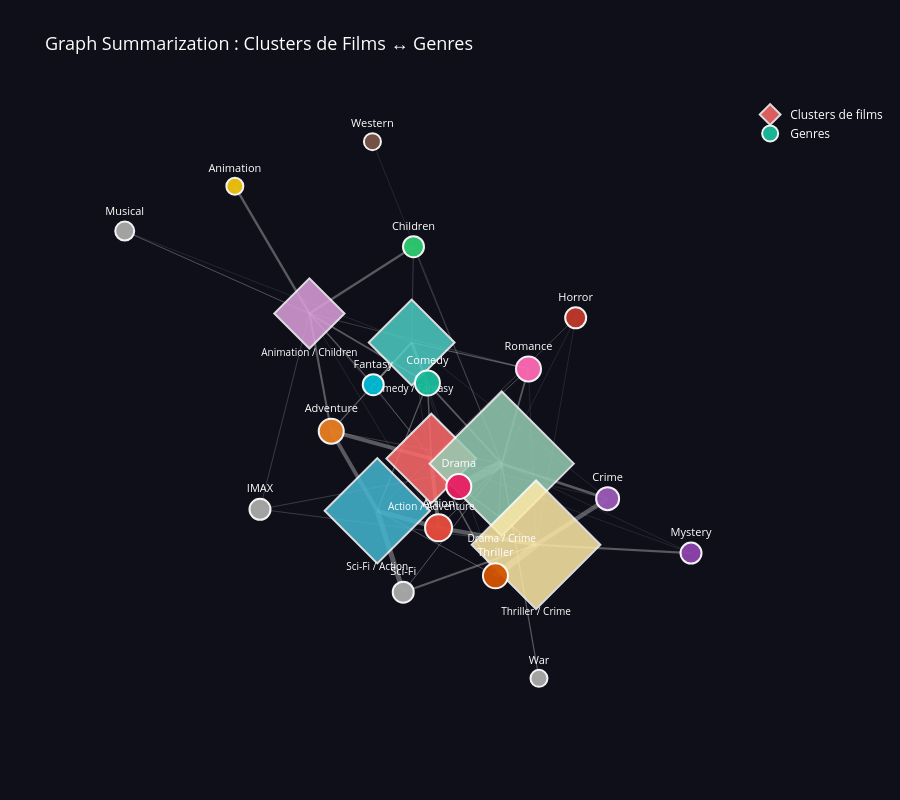

Notebook source saved alongside this figure:
### Code cell
genre_matrix = mlb.fit_transform(
    df_sample['genres'].str.split('|')
)

N_CLUSTERS = 6  
km = KMeans(n_clusters=N_CLUSTERS, random_state=42, n_init=10)
df_sample['cluster'] = km.fit_predict(genre_matrix)

# Nommer chaque cluster par ses genres dominants
def cluster_label(cluster_id):
    films_in_cluster = df_sample[df_sample['cluster'] == cluster_id]
    all_genres = films_in_cluster['genres'].str.split('|').explode()
    top_genres = all_genres.value_counts().head(2).index.tolist()
    return ' / '.join(top_genres)

cluster_names = {i: cluster_label(i) for i in range(N_CLUSTERS)}

G_summary = nx.Graph()

for cluster_id in range(N_CLUSTERS):
    films_in_cluster = df_sample[df_sample['cluster'] == cluster_id]
    avg_rating = round(films_in_cluster['mean_rating'].mean(), 2)
    
    G_summary.add_node(f"cluster_{cluster_id}",
                       type='cluster',
                       label=cluster_names[cluster_id],
                       size=len(films_in_cluster),
                       avg_rating=avg_rating,
                       films=films_in_cluster['title'].tolist())

for genre in genre_nodes:
    G_summary.add_node(genre, type='genre', title=genre)

for cluster_id in range(N_CLUSTERS):
    films_in_cluster = df_sample[df_sample['cluster'] == cluster_id]
    genre_counts = (films_in_cluster['genres']
                    .str.split('|').explode()
                    .value_counts())
    
    for genre, count in genre_counts.items():
        if genre in G_summary.nodes:
            G_summary.add_edge(f"cluster_{cluster_id}", genre, weight=count)

pos_summary = nx.spring_layout(G_summary, seed=42, k=1.2)

cluster_colors = ['#FF6B6B','#4ECDC4','#45B7D1','#96CEB4','#FFEAA7','#DDA0DD']

edge_traces_summary = []
for u, v, data in G_summary.edges(data=True):
    x0, y0 = pos_summary[u]
    x1, y1 = pos_summary[v]
    edge_traces_summary.append(go.Scatter(
        x=[x0, x1, None], y=[y0, y1, None],
        mode='lines',
        line=dict(width=data['weight'] * 0.3, color='rgba(200,200,200,0.4)'),
        hoverinfo='none',
        showlegend=False
    ))

cluster_nodes_list = [n for n, d in G_summary.nodes(data=True) if d['type'] == 'cluster']
cx, cy, c_text, c_hover, c_sizes, c_colors = [], [], [], [], [], []

for i, node in enumerate(cluster_nodes_list):
    x, y = pos_summary[node]
    d = G_summary.nodes[node]
    cx.append(x)
    cy.append(y)
    c_text.append(d['label'])
    c_sizes.append(30 + d['size'] * 3)
    c_colors.append(cluster_colors[i % len(cluster_colors)])
    
    films_preview = '<br>'.join([f"• {f}" for f in d['films'][:5]])
    c_hover.append(
        f"<b>Cluster : {d['label']}</b><br>"
        f"Nombre de films : {d['size']}<br>"
        f"Rating moyen : {d['avg_rating']}<br><br>"
        f"Films (extrait) :<br>{films_preview}"
    )

cluster_trace_summary = go.Scatter(
    x=cx, y=cy,
    mode='markers+text',
    name='Clusters de films',
    text=c_text,
    textposition='bottom center',
    textfont=dict(size=10, color='white'),
    hovertext=c_hover,
    hoverinfo='text',
    marker=dict(size=c_sizes, color=c_colors, opacity=0.85,
                line=dict(width=2, color='white'),
                symbol='diamond')  
)

# Noeuds genres (identiques à avant)
gx, gy, g_text, g_hover, g_colors_s = [], [], [], [], []
genre_nodes_summary = [n for n, d in G_summary.nodes(data=True) if d['type'] == 'genre']

for node in genre_nodes_summary:
    x, y = pos_summary[node]
    gx.append(x)
    gy.append(y)
    g_text.append(node)
    g_colors_s.append(genre_colors.get(node, '#aaaaaa'))
    g_hover.append(f"<b>Genre : {node}</b><br>Connexions : {G_summary.degree(node)}")

genre_trace_summary = go.Scatter(
    x=gx, y=gy,
    mode='markers+text',
    name='Genres',
    text=g_text,
    textposition='top center',
    textfont=dict(size=11, color='white'),
    hovertext=g_hover,
    hoverinfo='text',
    marker=dict(
        size=[15 + G_summary.degree(n) * 2 for n in genre_nodes_summary],
        color=g_colors_s, opacity=0.95,
        line=dict(width=2, color='white')
    )
)

fig_summary = go.Figure(
    data=edge_traces_summary + [cluster_trace_summary, genre_trace_summary],
    layout=go.Layout(
        title=dict(text='Graph Summarization : Clusters de Films ↔ Genres',
                   font=dict(size=18, color='white')),
        plot_bgcolor='#0f0f1a',
        paper_bgcolor='#0f0f1a',
        font=dict(color='white'),
        height=800,
        hovermode='closest',
        showlegend=True,
        xaxis=dict(showgrid=False, zeroline=False, showticklabels=False),
        yaxis=dict(showgrid=False, zeroline=False, showticklabels=False),
    )
)

fig_summary.show()

### Figure 1 — Plotly figure (JSON) as saved in the notebook; plotly's stock layout.template omitted (floating-point values rounded to 4 significant figures)
{"data": [{"hoverinfo": "none", "line": {"color": "rgba(200,200,200,0.4)", "width": 3.9}, "mode": "lines", "showlegend": false, "type": "scatter", "x": [0.00954, 0.03039, null], "y": [-0.1234, -0.3689, null]}, {"hoverinfo": "none", "line": {"color": "rgba(200,200,200,0.4)", "width": 3.9}, "mode": "lines", "showlegend": false, "type": "scatter", "x": [0.00954, -0.2772, null], "y": [-0.1234, -0.02623, null]}, {"hoverinfo": "none", "line": {"color": "rgba(200,200,200,0.4)", "width": 1.5}, "mode": "lines", "showlegend": false, "type": "scatter", "x": [0.00954, -0.001421, null], "y": [-0.1234, 0.1443, null]}, {"hoverinfo": "none", "line": {"color": "rgba(200,200,200,0.4)", "width": 1.5}, "mode": "lines", "showlegend": false, "type": "scatter", "x": [0.00954, 0.1935, null], "y": [-0.1234, -0.5387, null]}, {"hoverinfo": "none", "line": {"color": "rgba(200,200,200,0.4)", "width": 0.9}, "mode": "lines", "showlegend": false, "type": "scatter", "x": [0.00954, -0.1568, null], "y": [-0.1234, 0.1386, null]}, {"hoverinfo": "none", "line": {"color": "rgba(200,200,200,0.4)", "width": 0.9}, "mode": "lines", "showlegend": false, "type": "scatter", "x": [0.00954, 0.2882, null], "y": [-0.1234, 0.1944, null]}, {"hoverinfo": "none", "line": {"color": "rgba(200,200,200,0.4)", "width": 0.6}, "mode": "lines", "showlegend": false, "type": "scatter", "x": [0.00954, 0.08852, null], "y": [-0.1234, -0.2225, null]}, {"hoverinfo": "none", "line": {"color": "rgba(200,200,200,0.4)", "width": 0.3}, "mode": "lines", "showlegend": false, "type": "scatter", "x": [0.00954, 0.7541, null], "y": [-0.1234, -0.4583, null]}, {"hoverinfo": "none", "line": {"color": "rgba(200,200,200,0.4)", "width": 0.3}, "mode": "lines", "showlegend": false, "type": "scatter", "x": [0.00954, 0.515, null], "y": [-0.1234, -0.2654, null]}, {"hoverinfo": "none", "line": {"color": "rgba(200,200,200,0.4)", "width": 3}, "mode": "lines", "showlegend": false, "type": "scatter", "x": [-0.04664, -0.001421, null], "y": [0.2881, 0.1443, null]}, {"hoverinfo": "none", "line": {"color": "rgba(200,200,200,0.4)", "width": 2.1}, "mode": "lines", "showlegend": false, "type": "scatter", "x": [-0.04664, -0.1568, null], "y": [0.2881, 0.1386, null]}, {"hoverinfo": "none", "line": {"color": "rgba(200,200,200,0.4)", "width": 1.2}, "mode": "lines", "showlegend": false, "type": "scatter", "x": [-0.04664, -0.2772, null], "y": [0.2881, -0.02623, null]}, {"hoverinfo": "none", "line": {"color": "rgba(200,200,200,0.4)", "width": 1.2}, "mode": "lines", "showlegend": false, "type": "scatter", "x": [-0.04664, 0.2882, null], "y": [0.2881, 0.1944, null]}, {"hoverinfo": "none", "line": {"color": "rgba(200,200,200,0.4)", "width": 0.6}, "mode": "lines", "showlegend": false, "type": "scatter", "x": [-0.04664, -0.04142, null], "y": [0.2881, 0.6276, null]}, {"hoverinfo": "none", "line": {"color": "rgba(200,200,200,0.4)", "width": 0.3}, "mode": "lines", "showlegend": false, "type": "scatter", "x": [-0.04664, 0.03039, null], "y": [0.2881, -0.3689, null]}, {"hoverinfo": "none", "line": {"color": "rgba(200,200,200,0.4)", "width": 0.3}, "mode": "lines", "showlegend": false, "type": "scatter", "x": [-0.04664, 0.515, null], "y": [0.2881, -0.2654, null]}, {"hoverinfo": "none", "line": {"color": "rgba(200,200,200,0.4)", "width": 0.3}, "mode": "lines", "showlegend": false, "type": "scatter", "x": [-0.04664, -0.8691, null], "y": [0.2881, 0.683, null]}, {"hoverinfo": "none", "line": {"color": "rgba(200,200,200,0.4)", "width": 0.3}, "mode": "lines", "showlegend": false, "type": "scatter", "x": [-0.04664, 0.08852, null], "y": [0.2881, -0.2225, null]}, {"hoverinfo": "none", "line": {"color": "rgba(200,200,200,0.4)", "width": 0.3}, "mode": "lines", "showlegend": false, "type": "scatter", "x": [-0.04664, 0.1935, null], "y": [0.2881, -0.5387, null]}, {"hoverinfo": "none", "line": {"color": "rgba(200,200,200,0.4)", "width": 5.1}, "mode": "lines", "showlegend": false, "type": "scatter", "x": [-0.1452, -0.07081, null], "y": [-0.3084, -0.5969, null]}, {"hoverinfo": "none", "line": {"color": "rgba(200,200,200,0.4)", "width": 4.5}, "mode": "lines", "showlegend": false, "type": "scatter", "x": [-0.1452, 0.03039, null], "y": [-0.3084, -0.3689, null]}, {"hoverinfo": "none", "line": {"color": "rgba(200,200,200,0.4)", "width": 3.9}, "mode": "lines", "showlegend": false, "type": "scatter", "x": [-0.1452, -0.2772, null], "y": [-0.3084, -0.02623, null]}, {"hoverinfo": "none", "line": {"color": "rgba(200,200,200,0.4)", "width": 1.2}, "mode": "lines", "showlegend": false, "type": "scatter", "x": [-0.1452, -0.001421, null], "y": [-0.3084, 0.1443, null]}, {"hoverinfo": "none", "line": {"color": "rgba(200,200,200,0.4)", "width": 0.9}, "mode": "lines", "showlegend": false, "type": "scatter", "x": [-0.1452, 0.1935, null], "y": [-0.3084, -0.5387, null]}, {"hoverinfo": "none", "line": {"color": "rgba(200,200,200,0.4)", "width": 0.6}, "mode": "lines", "showlegend": false, "type": "scatter", "x": [-0.1452, 0.4234, null], "y": [-0.3084, 0.3757, null]}, {"hoverinfo": "none", "line": {"color": "rgba(200,200,200,0.4)", "width": 8.1}, "mode": "lines", "showlegend": false, "type": "scatter", "x": [0.2114, 0.08852, null], "y": [-0.1413, -0.2225, null]}, {"hoverinfo": "none", "line": {"color": "rgba(200,200,200,0.4)", "width": 2.7}, "mode": "lines", "showlegend": false, "type": "scatter", "x": [0.2114, 0.515, null], "y": [-0.1413, -0.2654, null]}, {"hoverinfo": "none", "line": {"color": "rgba(200,200,200,0.4)", "width": 1.8}, "mode": "lines", "showlegend": false, "type": "scatter", "x": [0.2114, -0.001421, null], "y": [-0.1413, 0.1443, null]}, {"hoverinfo": "none", "line": {"color": "rgba(200,200,200,0.4)", "width": 1.8}, "mode": "lines", "showlegend": false, "type": "scatter", "x": [0.2114, 0.2882, null], "y": [-0.1413, 0.1944, null]}, {"hoverinfo": "none", "line": {"color": "rgba(200,200,200,0.4)", "width": 1.2}, "mode": "lines", "showlegend": false, "type": "scatter", "x": [0.2114, 0.3183, null], "y": [-0.1413, -0.9023, null]}, {"hoverinfo": "none", "line": {"color": "rgba(200,200,200,0.4)", "width": 0.9}, "mode": "lines", "showlegend": false, "type": "scatter", "x": [0.2114, 0.03039, null], "y": [-0.1413, -0.3689, null]}, {"hoverinfo": "none", "line": {"color": "rgba(200,200,200,0.4)", "width": 0.9}, "mode": "lines", "showlegend": false, "type": "scatter", "x": [0.2114, -0.07081, null], "y": [-0.1413, -0.5969, null]}, {"hoverinfo": "none", "line": {"color": "rgba(200,200,200,0.4)", "width": 0.6}, "mode": "lines", "showlegend": false, "type": "scatter", "x": [0.2114, 0.1935, null], "y": [-0.1413, -0.5387, null]}, {"hoverinfo": "none", "line": {"color": "rgba(200,200,200,0.4)", "width": 0.6}, "mode": "lines", "showlegend": false, "type": "scatter", "x": [0.2114, -0.2772, null], "y": [-0.1413, -0.02623, null]}, {"hoverinfo": "none", "line": {"color": "rgba(200,200,200,0.4)", "width": 0.6}, "mode": "lines", "showlegend": false, "type": "scatter", "x": [0.2114, -0.4814, null], "y": [-0.1413, -0.303, null]}, {"hoverinfo": "none", "line": {"color": "rgba(200,200,200,0.4)", "width": 0.6}, "mode": "lines", "showlegend": false, "type": "scatter", "x": [0.2114, -0.04142, null], "y": [-0.1413, 0.6276, null]}, {"hoverinfo": "none", "line": {"color": "rgba(200,200,200,0.4)", "width": 0.3}, "mode": "lines", "showlegend": false, "type": "scatter", "x": [0.2114, 0.4234, null], "y": [-0.1413, 0.3757, null]}, {"hoverinfo": "none", "line": {"color": "rgba(200,200,200,0.4)", "width": 0.3}, "mode": "lines", "showlegend": false, "type": "scatter", "x": [0.2114, 0.7541, null], "y": [-0.1413, -0.4583, null]}, {"hoverinfo": "none", "line": {"color": "rgba(200,200,200,0.4)", "width": 0.3}, "mode": "lines", "showlegend": false, "type": "scatter", "x": [0.2114, -0.1591, null], "y": [-0.1413, 1.0, null]}, {"hoverinfo": "none", "line": {"color": "rgba(200,200,200,0.4)", "width": 6.6}, "mode": "lines", "showlegend": false, "type": "scatter", "x": [0.3098, 0.1935, null], "y": [-0.4289, -0.5387, null]}, {"hoverinfo": "none", "line": {"color": "rgba(200,200,200,0.4)", "width": 4.5}, "mode": "lines", "showlegend": false, "type": "scatter", "x": [0.3098, 0.515, null], "y": [-0.4289, -0.2654, null]}, {"hoverinfo": "none", "line": {"color": "rgba(200,200,200,0.4)", "width": 4.2}, "mode": "lines", "showlegend": false, "type": "scatter", "x": [0.3098, 0.03039, null], "y": [-0.4289, -0.3689, null]}, {"hoverinfo": "none", "line": {"color": "rgba(200,200,200,0.4)", "width": 2.1}, "mode": "lines", "showlegend": false, "type": "scatter", "x": [0.3098, -0.07081, null], "y": [-0.4289, -0.5969, null]}, {"hoverinfo": "none", "line": {"color": "rgba(200,200,200,0.4)", "width": 2.1}, "mode": "lines", "showlegend": false, "type": "scatter", "x": [0.3098, 0.7541, null], "y": [-0.4289, -0.4583, null]}, {"hoverinfo": "none", "line": {"color": "rgba(200,200,200,0.4)", "width": 1.2}, "mode": "lines", "showlegend": false, "type": "scatter", "x": [0.3098, 0.08852, null], "y": [-0.4289, -0.2225, null]}, {"hoverinfo": "none", "line": {"color": "rgba(200,200,200,0.4)", "width": 0.6}, "mode": "lines", "showlegend": false, "type": "scatter", "x": [0.3098, -0.4814, null], "y": [-0.4289, -0.303, null]}, {"hoverinfo": "none", "line": {"color": "rgba(200,200,200,0.4)", "width": 0.3}, "mode": "lines", "showlegend": false, "type": "scatter", "x": [0.3098, 0.4234, null], "y": [-0.4289, 0.3757, null]}, {"hoverinfo": "none", "line": {"color": "rgba(200,200,200,0.4)", "width": 0.3}, "mode": "lines", "showlegend": false, "type": "scatter", "x": [0.3098, 0.2882, null], "y": [-0.4289, 0.1944, null]}, {"hoverinfo": "none", "line": {"color": "rgba(200,200,200,0.4)", "width": 2.4}, "mode": "lines", "showlegend": false, "type": "scatter", "x": [-0.3398, -0.5535, null], "y": [0.3911, 0.8418, null]}, {"hoverinfo": "none", "line": {"color": "rgba(200,200,200,0.4)", "width": 2.4}, "mode": "lines", "showlegend": false, "type": "scatter", "x": [-0.3398, -0.04142, null], "y": [0.3911, 0.6276, null]}, {"hoverinfo": "none", "line": {"color": "rgba(200,200,200,0.4)", "width": 2.1}, "mode": "lines", "showlegend": false, "type": "scatter", "x": [-0.3398, -0.2772, null], "y": [0.3911, -0.02623, null]}, {"hoverinfo": "none", "line": {"color": "rgba(200,200,200,0.4)", "width": 1.8}, "mode": "lines", "showlegend": false, "type": "scatter", "x": [-0.3398, -0.001421, null], "y": [0.3911, 0.1443, null]}, {"hoverinfo": "none", "line": {"color": "rgba(200,200,200,0.4)", "width": 1.2}, "mode": "lines", "showlegend": false, "type": "scatter", "x": [-0.3398, -0.1568, null], "y": [0.3911, 0.1386, null]}, {"hoverinfo": "none", "line": {"color": "rgba(200,200,200,0.4)", "width": 0.9}, "mode": "lines", "showlegend": false, "type": "scatter", "x": [-0.3398, -0.8691, null], "y": [0.3911, 0.683, null]}, {"hoverinfo": "none", "line": {"color": "rgba(200,200,200,0.4)", "width": 0.6}, "mode": "lines", "showlegend": false, "type": "scatter", "x": [-0.3398, -0.4814, null], "y": [0.3911, -0.303, null]}, {"hoverinfo": "none", "line": {"color": "rgba(200,200,200,0.4)", "width": 0.6}, "mode": "lines", "showlegend": false, "type": "scatter", "x": [-0.3398, 0.2882, null], "y": [0.3911, 0.1944, null]}, {"hoverinfo": "none", "line": {"color": "rgba(200,200,200,0.4)", "width": 0.3}, "mode": "lines", "showlegend": false, "type": "scatter", "x": [-0.3398, 0.08852, null], "y": [0.3911, -0.2225, null]}, {"hoverinfo": "none", "line": {"color": "rgba(200,200,200,0.4)", "width": 0.3}, "mode": "lines", "showlegend": false, "type": "scatter", "x": [-0.3398, 0.03039, null], "y": [0.3911, -0.3689, null]}, {"hoverinfo": "text", "hovertext": ["<b>Cluster : Action / Adventure</b><br>Nombre de films : 13<br>Rating moyen : 3.69<br><br>Films (extrait) :<br>• Raiders of the Lost Ark (Indiana Jones and the Raiders of the Lost Ark) (1981)<br>• Lord of the Rings: The Return of the King, The (2003)<br>• True Lies (1994)<br>• Gladiator (2000)<br>• Mission: Impossible (1996)", "<b>Cluster : Comedy / Fantasy</b><br>Nombre de films : 12<br>Rating moyen : 3.62<br><br>Films (extrait) :<br>• Lord of the Rings: The Fellowship of the Ring, The (2001)<br>• Lord of the Rings: The Two Towers, The (2002)<br>• Ace Ventura: Pet Detective (1994)<br>• Mask, The (1994)<br>• Groundhog Day (1993)", "<b>Cluster : Sci-Fi / Action</b><br>Nombre de films : 17<br>Rating moyen : 3.73<br><br>Films (extrait) :<br>• Star Wars: Episode IV - A New Hope (1977)<br>• Jurassic Park (1993)<br>• Terminator 2: Judgment Day (1991)<br>• Star Wars: Episode V - The Empire Strikes Back (1980)<br>• Independence Day (a.k.a. ID4) (1996)", "<b>Cluster : Drama / Crime</b><br>Nombre de films : 27<br>Rating moyen : 4.01<br><br>Films (extrait) :<br>• Forrest Gump (1994)<br>• Shawshank Redemption, The (1994)<br>• Pulp Fiction (1994)<br>• Braveheart (1995)<br>• Schindler's List (1993)", "<b>Cluster : Thriller / Crime</b><br>Nombre de films : 23<br>Rating moyen : 3.91<br><br>Films (extrait) :<br>• Silence of the Lambs, The (1991)<br>• Matrix, The (1999)<br>• Fight Club (1999)<br>• Usual Suspects, The (1995)<br>• Seven (a.k.a. Se7en) (1995)", "<b>Cluster : Animation / Children</b><br>Nombre de films : 8<br>Rating moyen : 3.87<br><br>Films (extrait) :<br>• Toy Story (1995)<br>• Aladdin (1992)<br>• Lion King, The (1994)<br>• Shrek (2001)<br>• Beauty and the Beast (1991)"], "marker": {"color": ["#FF6B6B", "#4ECDC4", "#45B7D1", "#96CEB4", "#FFEAA7", "#DDA0DD"], "line": {"color": "white", "width": 2}, "opacity": 0.85, "size": [69, 66, 81, 111, 99, 54], "symbol": "diamond"}, "mode": "markers+text", "name": "Clusters de films", "text": ["Action / Adventure", "Comedy / Fantasy", "Sci-Fi / Action", "Drama / Crime", "Thriller / Crime", "Animation / Children"], "textfont": {"color": "white", "size": 10}, "textposition": "bottom center", "type": "scatter", "x": [0.00954, -0.04664, -0.1452, 0.2114, 0.3098, -0.3398], "y": [-0.1234, 0.2881, -0.3084, -0.1413, -0.4289, 0.3911]}, {"hoverinfo": "text", "hovertext": ["<b>Genre : Comedy</b><br>Connexions : 5", "<b>Genre : Drama</b><br>Connexions : 5", "<b>Genre : Romance</b><br>Connexions : 5", "<b>Genre : War</b><br>Connexions : 1", "<b>Genre : Crime</b><br>Connexions : 4", "<b>Genre : Thriller</b><br>Connexions : 5", "<b>Genre : Horror</b><br>Connexions : 3", "<b>Genre : Action</b><br>Connexions : 6", "<b>Genre : Sci-Fi</b><br>Connexions : 3", "<b>Genre : Adventure</b><br>Connexions : 5", "<b>Genre : Animation</b><br>Connexions : 1", "<b>Genre : Children</b><br>Connexions : 3", "<b>Genre : Fantasy</b><br>Connexions : 3", "<b>Genre : Mystery</b><br>Connexions : 3", "<b>Genre : IMAX</b><br>Connexions : 3", "<b>Genre : Musical</b><br>Connexions : 2", "<b>Genre : Western</b><br>Connexions : 1"], "marker": {"color": ["#1abc9c", "#e91e63", "#ff69b4", "#aaaaaa", "#9b59b6", "#d35400", "#c0392b", "#e74c3c", "#aaaaaa", "#e67e22", "#f1c40f", "#2ecc71", "#00bcd4", "#8e44ad", "#aaaaaa", "#aaaaaa", "#795548"], "line": {"color": "white", "width": 2}, "opacity": 0.95, "size": [25, 25, 25, 17, 23, 25, 21, 27, 21, 25, 17, 21, 21, 21, 21, 19, 17]}, "mode": "markers+text", "name": "Genres", "text": ["Comedy", "Drama", "Romance", "War", "Crime", "Thriller", "Horror", "Action", "Sci-Fi", "Adventure", "Animation", "Children", "Fantasy", "Mystery", "IMAX", "Musical", "Western"], "textfont": {"color": "white", "size": 11}, "textposition": "top center", "type": "scatter", "x": [-0.001421, 0.08852, 0.2882, 0.3183, 0.515, 0.1935, 0.4234, 0.03039, -0.07081, -0.2772, -0.5535, -0.04142, -0.1568, 0.7541, -0.4814, -0.8691, -0.1591], "y": [0.1443, -0.2225, 0.1944, -0.9023, -0.2654, -0.5387, 0.3757, -0.3689, -0.5969, -0.02623, 0.8418, 0.6276, 0.1386, -0.4583, -0.303, 0.683, 1.0]}], "layout": {"font": {"color": "white"}, "height": 800, "hovermode": "closest", "paper_bgcolor": "#0f0f1a", "plot_bgcolor": "#0f0f1a", "showlegend": true, "title": {"font": {"color": "white", "size": 18}, "text": "Graph Summarization : Clusters de Films ↔ Genres"}, "xaxis": {"showgrid": false, "showticklabels": false, "zeroline": false}, "yaxis": {"showgrid": false, "showticklabels": false, "zeroline": false}}}
